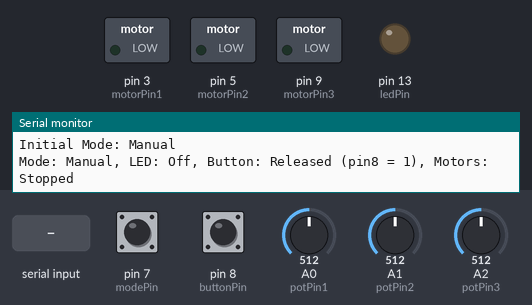
Simulated run of this sketch. Board: Arduino Uno, built with avr-gcc and run on an emulated ATmega328P. Shown: switched loads named in the sketch (green lamp = pin HIGH), output pins drawn as LEDs (lit = HIGH), the last lines printed to the serial monitor. Inputs (shaded band) come from the test bench; at power-on: pin 8 (buttonPin) HIGH, pin 7 (modePin) HIGH, A0 (potPin1) = 512, A1 (potPin2) = 512, A2 (potPin3) = 512.

Above: at 1.2 s.
1.3 s: pin 8 (buttonPin) pulled LOW for 3.2 s
At 4.2 s:
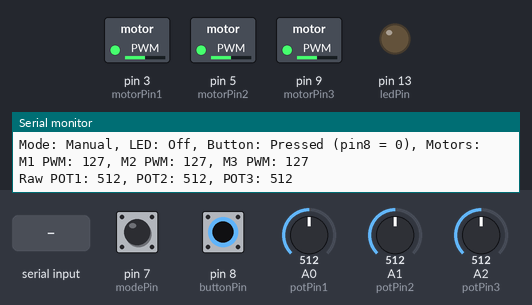
6.0 s: pin 7 (modePin) pulled LOW for 0.15 s
At 6.07 s:
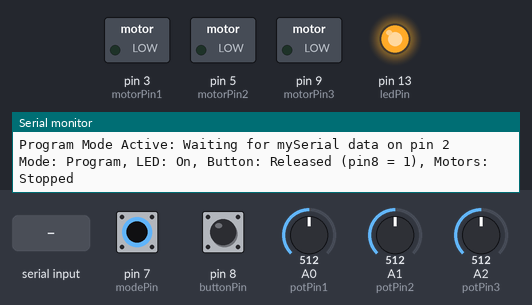
7.6 s: pin 7 (modePin) pulled LOW for 3.2 s
At 11.4 s:
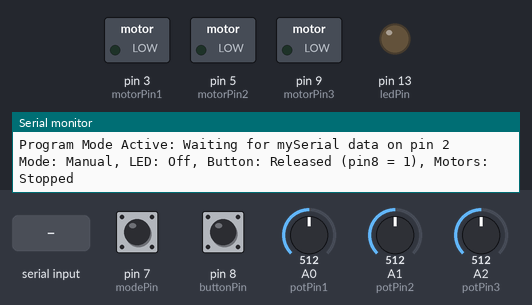
12.3 s: pin 8 (buttonPin) pulled LOW for 0.15 s
At 12.37 s:
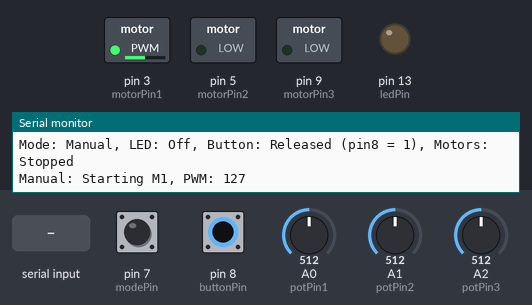
13.9 s: pin 7 (modePin) driven LOW and pin 8 (buttonPin) driven LOW
At 15.0 s:
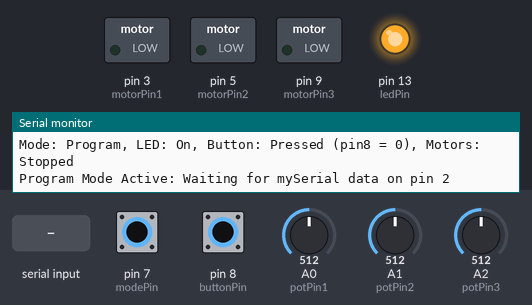
16.5 s: "1\n" received over the second serial link
At 16.9 s:
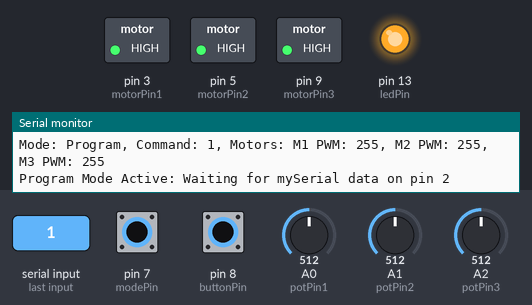
Timing chart, 0 to 19.0 s (numbered marks = the images above; inputs shaded):
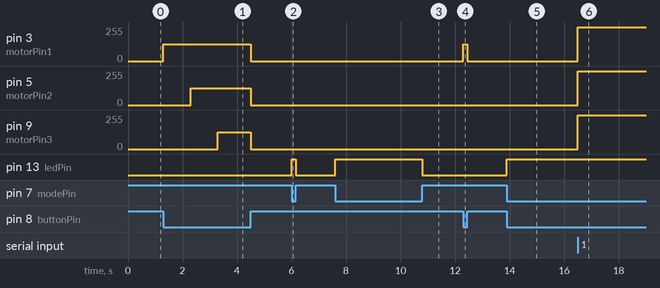

Measured:
- after the input at 1.3 s, pin 3 (motorPin1): 0/255 → 127/255 at once, → 0/255 3.2 s later; pin 5 (motorPin2): 0/255 → 127/255 after 1.0 s, → 0/255 2.2 s later; pin 9 (motorPin3): 0/255 → 127/255 after 2.0 s, → 0/255 1.2 s later
- after the input at 6.0 s, pin 13 (ledPin): LOW → HIGH at once, → LOW 0.15 s later
- after the input at 7.6 s, pin 13 (ledPin): LOW → HIGH at once, → LOW 3.2 s later
- after the input at 12.3 s, pin 3 (motorPin1): 0/255 → 127/255 at once, → 0/255 0.15 s later
- after the input at 13.9 s, pin 13 (ledPin): LOW → HIGH at once
- after the input at 16.5 s, pin 3 (motorPin1), pin 5 (motorPin2), pin 9 (motorPin3): 0/255 → 255/255 at once

The sketch:

m123_ver2.ino
```cpp
#include <SoftwareSerial.h>

SoftwareSerial mySerial(2, 3);  // RX=2, TX=3 (TX unused)
const int ledPin = 13;  // Built-in LED pin
const int modePin = 7;  // Mode switch: HIGH = manual, LOW = program
const int buttonPin = 8;  // Start/Stop button: HIGH = not pressed, LOW = pressed
const int motorPin1 = 3;  // PWM pin for Motor M1 (ENA)
const int motorPin2 = 5;  // PWM pin for Motor M2 (ENB)
const int motorPin3 = 9;  // PWM pin for Motor M3 (ENA)
const int potPin1 = A0;   // POT1 for M1 manual PWM
const int potPin2 = A1;   // POT2 for M2 manual PWM
const int potPin3 = A2;   // POT3 for M3 manual PWM
bool ledState = false;  // Track pin 13 state (false = LOW, true = HIGH)
bool lastButtonState = HIGH;  // Track last button state for debouncing
bool motorRunning = false;  // Track motor running state
unsigned long lastDebounceTime = 0;  // Last debounce time
const unsigned long debounceDelay = 50;  // Debounce delay (ms)
unsigned long lastPrintTime = 0;  // Last print time for periodic status
const unsigned long printInterval = 1000;  // Print every 1 second

// Variables for sequential motor start in manual mode
bool inManualSequence = false;  // Track if in sequential start
unsigned long sequenceStartTime = 0;  // Time when sequence started
int sequencePwm1 = 0;  // PWM for M1
int sequencePwm2 = 0;  // PWM for M2
int sequencePwm3 = 0;  // PWM for M3
enum SequenceState { IDLE, M1_STARTED, M2_STARTED, M3_STARTED };
SequenceState sequenceState = IDLE;  // Current state of motor sequence

void setup() {
  Serial.begin(9600);  // Serial Monitor at 9600 baud
  mySerial.begin(9600);  // Match ESP32 baud rate
  pinMode(ledPin, OUTPUT);  // Set pin 13 as output
  pinMode(modePin, INPUT_PULLUP);  // Mode switch with internal pull-up
  pinMode(buttonPin, INPUT_PULLUP);  // Start/Stop button with internal pull-up
  pinMode(motorPin1, OUTPUT);  // PWM pin for Motor M1
  pinMode(motorPin2, OUTPUT);  // PWM pin for Motor M2
  pinMode(motorPin3, OUTPUT);  // PWM pin for Motor M3
  pinMode(potPin1, INPUT);  // POT1 input
  pinMode(potPin2, INPUT);  // POT2 input
  pinMode(potPin3, INPUT);  // POT3 input
  analogWrite(motorPin1, 0);  // Initialize motors off
  analogWrite(motorPin2, 0);
  analogWrite(motorPin3, 0);
  // Initialize LED based on mode
  bool isManualMode = digitalRead(modePin) == HIGH;
  ledState = !isManualMode;  // HIGH for program mode, LOW for manual
  digitalWrite(ledPin, ledState ? HIGH : LOW);
  Serial.println("Setup complete");
  Serial.print("Initial Mode: ");
  Serial.println(isManualMode ? "Manual" : "Program");
}

void loop() {
  // Update LED based on mode
  bool isManualMode = digitalRead(modePin) == HIGH;  // HIGH = manual, LOW = program
  ledState = !isManualMode;  // LED on (HIGH) for program mode, off (LOW) for manual
  digitalWrite(ledPin, ledState ? HIGH : LOW);

  // Handle button on pin 8 with debouncing
  int buttonReading = digitalRead(buttonPin);
  unsigned long currentTime = millis();

  // Update motorRunning based on button state
  if (buttonReading != lastButtonState && (currentTime - lastDebounceTime) > debounceDelay) {
    lastButtonState = buttonReading;
    if (isManualMode) {
      if (buttonReading == LOW && !motorRunning) {  // Button pressed (pin8 = 0): start motors
        motorRunning = true;
        inManualSequence = true;
        sequenceState = M1_STARTED;
        sequenceStartTime = currentTime;
        sequencePwm1 = map(analogRead(potPin1), 0, 1023, 0, 255);
        sequencePwm2 = map(analogRead(potPin2), 0, 1023, 0, 255);
        sequencePwm3 = map(analogRead(potPin3), 0, 1023, 0, 255);
        analogWrite(motorPin1, sequencePwm1);  // Start M1
        Serial.print("Manual: Starting M1, PWM: ");
        Serial.println(sequencePwm1);
      } else if (buttonReading == HIGH && motorRunning) {  // Button released (pin8 = 1): stop motors
        motorRunning = false;
        inManualSequence = false;
        sequenceState = IDLE;
        analogWrite(motorPin1, 0);  // M1 off
        analogWrite(motorPin2, 0);  // M2 off
        analogWrite(motorPin3, 0);  // M3 off
        Serial.println("Button released (pin8 = 1): Stopping motors");
      }
    }
    lastDebounceTime = currentTime;
  }

  // Manual mode: Handle sequential motor start
  if (isManualMode && motorRunning && inManualSequence) {
    // 1-second delay for M2 start
    if (sequenceState == M1_STARTED && currentTime - sequenceStartTime >= 1000) {
      analogWrite(motorPin2, sequencePwm2);  // Start M2
      sequenceState = M2_STARTED;
      Serial.print("Manual: Starting M2, PWM: ");
      Serial.println(sequencePwm2);
    }
    // 1-second delay for M3 start
    else if (sequenceState == M2_STARTED && currentTime - sequenceStartTime >= 2000) {
      analogWrite(motorPin3, sequencePwm3);  // Start M3
      sequenceState = M3_STARTED;
      inManualSequence = false;  // Sequence complete
      Serial.print("Manual: Starting M3, PWM: ");
      Serial.println(sequencePwm3);
    }
  }

  // Manual mode: Update motor speeds if sequence is complete
  if (isManualMode && motorRunning && !inManualSequence) {
    int potValue1 = analogRead(potPin1);
    int potValue2 = analogRead(potPin2);
    int potValue3 = analogRead(potPin3);
    int pwm1 = map(potValue1, 0, 1023, 0, 255);
    int pwm2 = map(potValue2, 0, 1023, 0, 255);
    int pwm3 = map(potValue3, 0, 1023, 0, 255);
    analogWrite(motorPin1, pwm1);
    analogWrite(motorPin2, pwm2);
    analogWrite(motorPin3, pwm3);
  } else if (isManualMode && !motorRunning) {
    analogWrite(motorPin1, 0);
    analogWrite(motorPin2, 0);
    analogWrite(motorPin3, 0);
  }

  // Program mode: Handle serial input
  if (!isManualMode) {
    // Debug: Confirm program mode is active
    static unsigned long lastProgramCheck = 0;
    if (currentTime - lastProgramCheck >= printInterval) {
      Serial.println("Program Mode Active: Waiting for mySerial data on pin 2");
      lastProgramCheck = currentTime;
    }

    if (mySerial.available() > 0) {
      String data = mySerial.readStringUntil('\n');
      data.trim();
      Serial.print("Received mySerial data on pin 2: '");
      Serial.print(data);
      Serial.println("'");

      int pwm1 = 0, pwm2 = 0, pwm3 = 0;  // Default PWM values
      bool validCommand = false;  // Track if command is valid

      if (data == "0") {
        motorRunning = false;
        pwm1 = 0;
        pwm2 = 0;
        pwm3 = 0;
        analogWrite(motorPin1, 0);
        analogWrite(motorPin2, 0);
        analogWrite(motorPin3, 0);
        validCommand = true;
      } else if (data == "1") {
        motorRunning = true;
        pwm1 = 255;
        pwm2 = 255;
        pwm3 = 255;
        analogWrite(motorPin1, 255);
        analogWrite(motorPin2, 255);
        analogWrite(motorPin3, 255);
        validCommand = true;
      } else if (data == "2") {
        motorRunning = true;
        pwm1 = 100;
        pwm2 = 100;
        pwm3 = 100;
        analogWrite(motorPin1, 100);
        analogWrite(motorPin2, 100);
        analogWrite(motorPin3, 100);
        validCommand = true;
      } else if (data == "3") {
        motorRunning = true;
        pwm1 = 103;
        pwm2 = 103;
        pwm3 = 103;
        analogWrite(motorPin1, 103);
        analogWrite(motorPin2, 103);
        analogWrite(motorPin3, 103);
        validCommand = true;
      } else if (data == "4") {
        motorRunning = true;
        pwm1 = 104;
        pwm2 = 104;
        pwm3 = 104;
        analogWrite(motorPin1, 104);
        analogWrite(motorPin2, 104);
        analogWrite(motorPin3, 104);
        validCommand = true;
      } else if (data == "5") {
        motorRunning = true;
        pwm1 = 105;
        pwm2 = 105;
        pwm3 = 105;
        analogWrite(motorPin1, 105);
        analogWrite(motorPin2, 105);
        analogWrite(motorPin3, 105);
        validCommand = true;
      } else if (data == "6") {
        motorRunning = true;
        pwm1 = 106;
        pwm2 = 106;
        pwm3 = 106;
        analogWrite(motorPin1, 106);
        analogWrite(motorPin2, 106);
        analogWrite(motorPin3, 106);
        validCommand = true;
      } else if (data == "7") {
        motorRunning = true;
        pwm1 = 107;
        pwm2 = 107;
        pwm3 = 107;
        analogWrite(motorPin1, 107);
        analogWrite(motorPin2, 107);
        analogWrite(motorPin3, 107);
        validCommand = true;
      } else if (data == "8") {
        motorRunning = true;
        pwm1 = 108;
        pwm2 = 108;
        pwm3 = 108;
        analogWrite(motorPin1, 108);
        analogWrite(motorPin2, 108);
        analogWrite(motorPin3, 108);
        validCommand = true;
      } else if (data == "9") {
        motorRunning = true;
        pwm1 = 109;
        pwm2 = 109;
        pwm3 = 109;
        analogWrite(motorPin1, 109);
        analogWrite(motorPin2, 109);
        analogWrite(motorPin3, 109);
        validCommand = true;
      } else if (data == "10") {
        motorRunning = true;
        pwm1 = 110;
        pwm2 = 110;
        pwm3 = 110;
        analogWrite(motorPin1, 110);
        analogWrite(motorPin2, 110);
        analogWrite(motorPin3, 110);
        validCommand = true;
      }

      // Print PWM values for valid commands
      if (validCommand) {
        Serial.print("Mode: Program, Command: ");
        Serial.print(data);
        Serial.print(", Motors: M1 PWM: ");
        Serial.print(pwm1);
        Serial.print(", M2 PWM: ");
        Serial.print(pwm2);
        Serial.print(", M3 PWM: ");
        Serial.println(pwm3);
      } else {
        Serial.print("Mode: Program, Invalid Command: ");
        Serial.print(data);
        Serial.println(", Motors: Unchanged");
      }

      while (mySerial.available() > 0) {
        mySerial.read();  // Clear buffer
      }
    }
  }

  // Periodic status print
  if (currentTime - lastPrintTime >= printInterval) {
    Serial.print("Mode: ");
    Serial.print(isManualMode ? "Manual" : "Program");
    Serial.print(", LED: ");
    Serial.print(ledState ? "On" : "Off");
    Serial.print(", Button: ");
    Serial.print(digitalRead(buttonPin) == LOW ? "Pressed (pin8 = 0)" : "Released (pin8 = 1)");
    Serial.print(", Motors: ");
    if (isManualMode && motorRunning) {
      int potValue1 = analogRead(potPin1);
      int potValue2 = analogRead(potPin2);
      int potValue3 = analogRead(potPin3);
      int pwm1 = map(potValue1, 0, 1023, 0, 255);
      int pwm2 = map(potValue2, 0, 1023, 0, 255);
      int pwm3 = map(potValue3, 0, 1023, 0, 255);
      Serial.print("M1 PWM: ");
      Serial.print(pwm1);
      Serial.print(", M2 PWM: ");
      Serial.print(pwm2);
      Serial.print(", M3 PWM: ");
      Serial.println(pwm3);
      Serial.print("Raw POT1: ");
      Serial.print(potValue1);
      Serial.print(", POT2: ");
      Serial.print(potValue2);
      Serial.print(", POT3: ");
      Serial.println(potValue3);
    } else {
      Serial.println("Stopped");
    }
    lastPrintTime = currentTime;
  }
}
```
